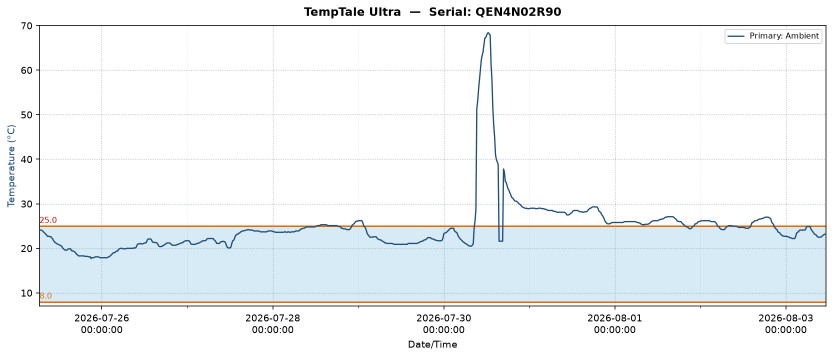
#> input picture artifacts/grafico_QEN4N02R90.png, 1666 x 714 px (shown at 1/2 size)
$ python -i digitize_temperature_v11.py   (imports and definitions only)
#> lines starting #> are read from the running program, lines starting #| are printed output that depends on the picture; after the words box and inside, x2 and y2 are one past the last pixel; in counts of white or black regions, pixels touching at a corner belong together
#!/usr/bin/env python3
"""Digitize TempTale Ultra blue stroke only — ignore dashed grid & cyan fill."""

from __future__ import annotations

import json
import math
import os
from dataclasses import dataclass
from datetime import datetime, timedelta
from pathlib import Path

import cv2
import matplotlib

# [1 line not run here, left out]
import matplotlib.pyplot as plt
import numpy as np
import pymupdf as fitz
from openpyxl import Workbook
from openpyxl.chart import LineChart, Reference
from openpyxl.drawing.image import Image as XLImage
from openpyxl.styles import Alignment, Font
from openpyxl.utils import get_column_letter
from PIL import Image

ROOT = Path("/workspace")
PDF = Path("/home/ubuntu/.cursor/projects/workspace/uploads/REPORT_TEMPERATURE_c12d.pdf")
OUT = Path("/tmp/temp_pages/digitize_v11")
ART = ROOT / "artifacts"
XLSX = ROOT / "Temperature_Ricostruite.xlsx"

DEVICES = [
    dict(
        serial="QEN4N02R90",
        page=1,
        first="2026-07-25 06:30:26",
        stop="2026-08-03 11:25:33",
        n=884,
        interval_min=15,
        low=17.7,
        low_t="2026-07-25 21:00:26",
        high=68.3,
        high_t="2026-07-30 12:15:26",
        mean=24.8,
        sd=6.7,
        y_max_label=70.0,
        y_min_label=7.0,
    ),
    dict(
        serial="QEN4N17F60",
        page=2,
        first="2026-07-25 06:30:19",
        stop="2026-08-03 11:25:25",
        n=884,
        interval_min=15,
        low=17.9,
        low_t="2026-07-25 22:15:19",
        high=68.9,
        high_t="2026-07-30 12:15:19",
        mean=25.1,
        sd=6.7,
        y_max_label=70.0,
        y_min_label=7.0,
    ),
    dict(
        serial="QF34N06P10",
        page=3,
        first="2026-07-25 06:30:14",
        stop="2026-08-03 11:24:56",
        n=884,
        interval_min=15,
        low=17.8,
        low_t="2026-07-25 21:45:14",
        high=69.3,
        high_t="2026-07-30 12:30:14",
        mean=24.9,
        sd=6.5,
        y_max_label=71.0,
        y_min_label=7.0,
    ),
    dict(
        serial="QEN4N17MP0",
        page=4,
        first="2026-07-25 06:31:37",
        stop="2026-08-03 11:25:12",
        n=884,
        interval_min=15,
        low=17.8,
        low_t="2026-07-25 21:01:37",
        high=72.3,
        high_t="2026-07-30 12:31:37",
        mean=24.8,
        sd=6.6,
        y_max_label=73.0,
        y_min_label=7.0,
    ),
    dict(
        serial="QEN4N17PA0",
        page=5,
        first="2026-07-25 06:30:25",
        stop="2026-08-03 11:25:37",
        n=884,
        interval_min=15,
        low=17.9,
        low_t="2026-07-25 21:45:25",
        high=64.6,
        high_t="2026-07-30 12:15:25",
        mean=24.9,
        sd=6.4,
        y_max_label=66.0,
        y_min_label=7.0,
    ),
    dict(
        serial="QF34N02Z70",
        page=6,
        first="2026-07-25 06:30:27",
        stop="2026-08-03 11:25:17",
        n=884,
        interval_min=15,
        low=17.6,
        low_t="2026-07-25 22:15:27",
        high=72.4,
        high_t="2026-07-30 12:15:27",
        mean=25.2,
        sd=7.2,
        y_max_label=73.0,
        y_min_label=7.0,
    ),
]


def parse_dt(s: str) -> datetime:
    return datetime.strptime(s, "%Y-%m-%d %H:%M:%S")


# [80 lines left out: functions render_pages, find_threshold_rows, crop_plot, not called in this run]


def blue_stroke_mask(rgb: np.ndarray) -> np.ndarray:
    """Strict navy stroke: high saturation blue; exclude fill & gray grid."""
    hsv = cv2.cvtColor(rgb, cv2.COLOR_RGB2HSV)
#> hsv: shape (714, 1666, 3); mean H, S, V 22, 9.6, 248
    h, s, v = hsv[:, :, 0], hsv[:, :, 1], hsv[:, :, 2]
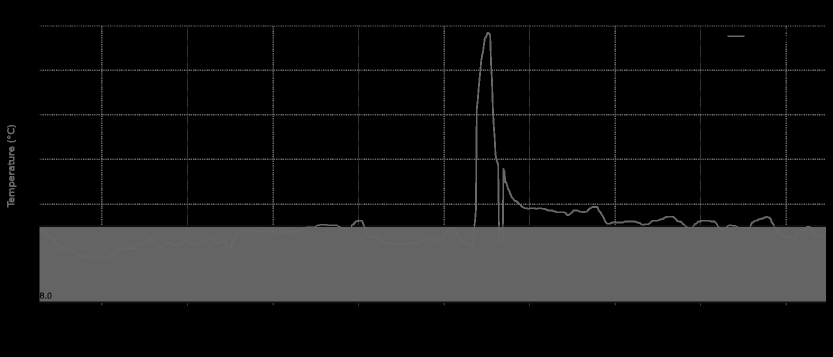
#> h: shape (714, 1666) (shown at 1/2 size); min 0, max 160, mean 22
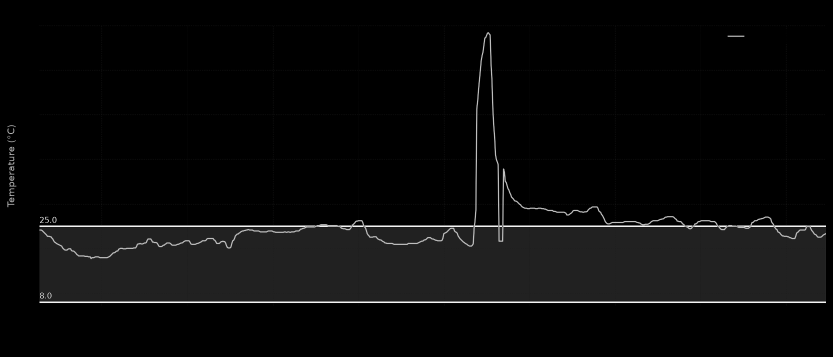
#> s: shape (714, 1666) (shown at 1/2 size); min 0, max 255, mean 9.6
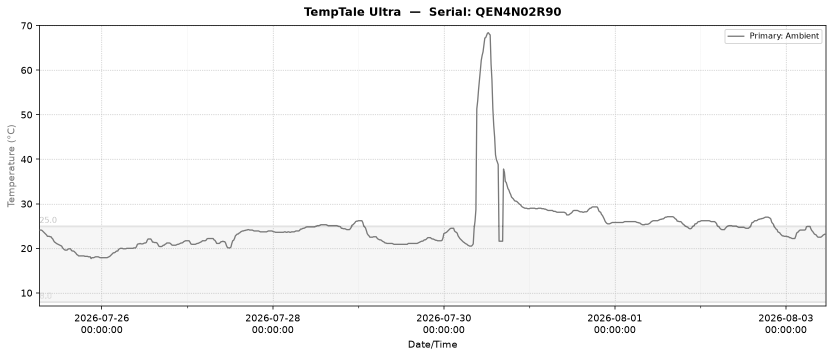
#> v: shape (714, 1666) (shown at 1/2 size); min 0, max 255, mean 248
    r = rgb[:, :, 0].astype(np.int16)
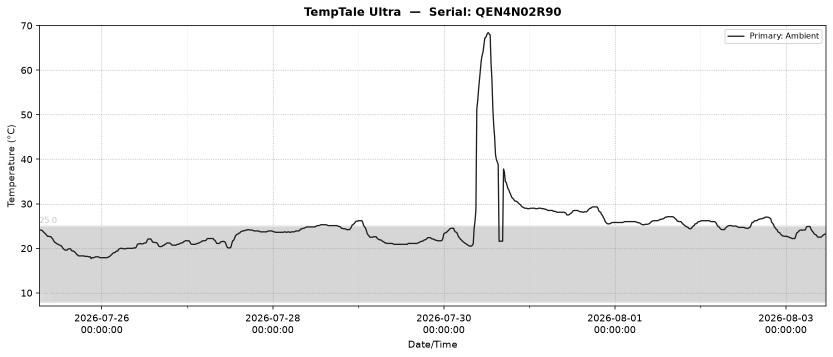
#> r: shape (714, 1666) int16 (shown at 1/2 size); min 0, max 255, mean 241.2
    g = rgb[:, :, 1].astype(np.int16)
    b = rgb[:, :, 2].astype(np.int16)

    # OpenCV H for navy ~100–115
    hue_ok = (h >= 95) & (h <= 125)
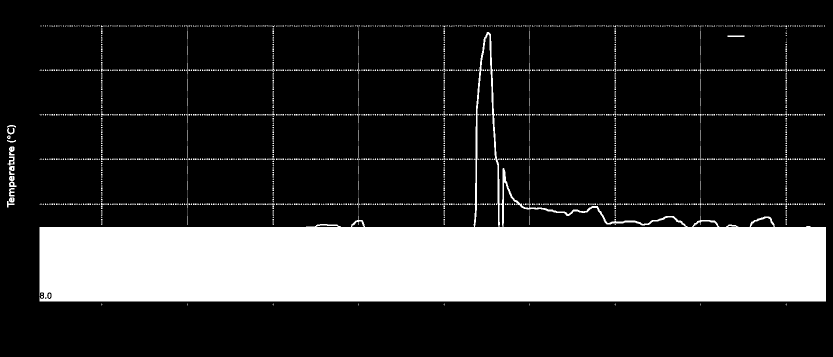
#> hue_ok: shape (714, 1666) bool (shown at 1/2 size); 21.6% white; 2987 white regions (2945 under 20 px), largest, box (x1, y1, x2, y2) and area: (79, 64, 1652, 603) 240064, (18, 293, 29, 311) 140, (15, 313, 29, 331) 132
    sat_ok = s >= 90  # fill ~17, grid ~8, stroke ~196
#> sat_ok: shape (714, 1666) bool; 1.4% white; 25 white regions (3 under 20 px), largest, box (x1, y1, x2, y2) and area: (79, 64, 1652, 518) 11559, (79, 603, 1652, 606) 4719, (1455, 71, 1489, 74) 102
    val_ok = (v >= 60) & (v <= 210)  # exclude pale fill
#> val_ok: shape (714, 1666) bool; 1.6% white in thin lines or dots
    chroma = (b - r) > 40
#> chroma: shape (714, 1666) bool; 0.78% white; 17 white regions (1 under 20 px), largest, box (x1, y1, x2, y2) and area: (79, 64, 1652, 519) 8471, (1455, 71, 1489, 74) 102, (19, 377, 29, 392) 70
    chroma2 = (b - g) > 8
#> chroma2: shape (714, 1666) bool; 20% white; 1104 white regions (1086 under 20 px), largest, box (x1, y1, x2, y2) and area: (79, 64, 1652, 602) 235959, (1455, 71, 1489, 74) 102, (18, 377, 29, 392) 86
    not_light = ~((r > 170) & (g > 190) & (b > 200))
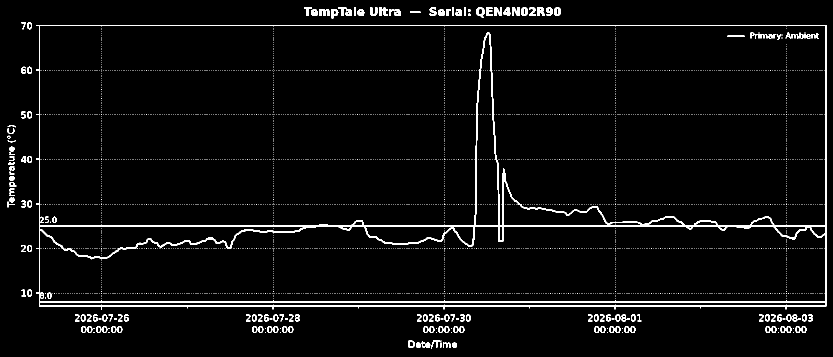
#> not_light: shape (714, 1666) bool (shown at 1/2 size); 3.6% white; 3477 white regions (3322 under 20 px), largest, box (x1, y1, x2, y2) and area: (72, 50, 1653, 619) 26543, (952, 14, 970, 35) 201, (989, 14, 1004, 32) 198
    # exclude near-gray anti-alias of dashed grid
    mx = np.maximum(np.maximum(r, g), b)
    mn = np.minimum(np.minimum(r, g), b)
    not_gray = (mx - mn) > 35
#> not_gray: shape (714, 1666) bool; 1.6% white; 25 white regions (3 under 20 px), largest, box (x1, y1, x2, y2) and area: (79, 64, 1652, 519) 13357, (79, 603, 1652, 606) 4719, (1455, 71, 1489, 74) 102

    mask = (hue_ok & sat_ok & val_ok & chroma & chroma2 & not_light & not_gray).astype(np.uint8) * 255
#> mask: shape (714, 1666); 0.65% white in thin lines or dots, all inside (x1, y1, x2, y2) = (15, 64, 1652, 518)

    # Remove thin vertical/horizontal dashed remnants via opening with small ellipse
    kernel = cv2.getStructuringElement(cv2.MORPH_ELLIPSE, (3, 3))
    mask = cv2.morphologyEx(mask, cv2.MORPH_OPEN, kernel, iterations=1)
#> mask: shape (714, 1666); 0.46% white in thin lines or dots, all inside (x1, y1, x2, y2) = (15, 64, 1651, 518)
    # Bridge small gaps along the stroke (horizontal preference)
    kernel_h = cv2.getStructuringElement(cv2.MORPH_RECT, (5, 2))
    mask = cv2.morphologyEx(mask, cv2.MORPH_CLOSE, kernel_h, iterations=1)
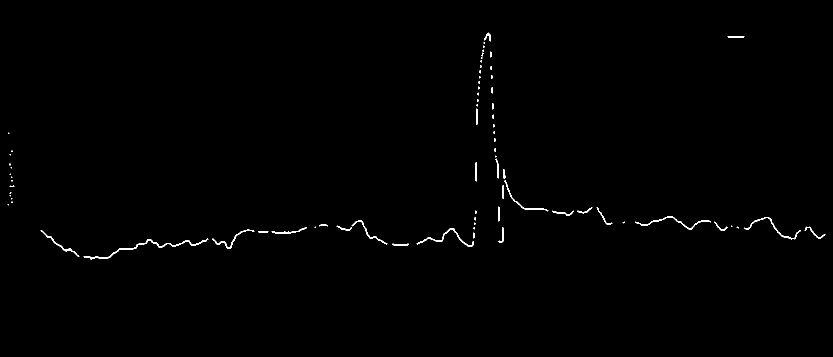
#> mask: shape (714, 1666) (shown at 1/2 size); 0.48% white in thin lines or dots, all inside (x1, y1, x2, y2) = (15, 65, 1651, 519)

    # Drop dashed-grid fragments: short flat horizontal dashes (h small, aspect wide)
    nlab, labels, stats, _ = cv2.connectedComponentsWithStats(mask, connectivity=8)
#> labels: shape (714, 1666) int32; 76 distinct labels, from 0 to 75
#> nlab = 76; stats = 76 rows, first 6: [0, 0, 1666, 714, 1183791], [968, 65, 14, 18, 99], [1455, 72, 34, 3, 98], [967, 84, 3, 4, 8], [966, 91, 3, 5, 11], [965, 99, 3, 5, 11]
    cleaned = np.zeros_like(mask)
    for i in range(1, nlab):
        x, y, w, h, area = stats[i]
        if area < 6:
            continue
        # classic dashed-grid remnant: wide & very flat
        if h <= 2 and w >= 6 and area < 40:
            continue
        if h <= 3 and w >= 12 and w > 4 * max(h, 1):
            continue
        # accept stroke fragments
        if w >= 2 or h >= 3 or area >= 15:
            cleaned[labels == i] = 255
#> this loop made 75 passes
#> (x, y, w, h, area) on passes 1, 2, 6, 11, 13, 17, 20, 22, 23, 27, 28, 32: (968, 65, 14, 18, 99), (1455, 72, 34, 3, 98), (980, 103, 3, 12, 32), (981, 132, 3, 8, 20), (982, 150, 3, 8, 20), (983, 174, 3, 13, 35), (984, 206, 3, 13, 35), (952, 217, 3, 33, 95), (985, 229, 3, 9, 23), (988, 276, 3, 8, 20), (989, 296, 3, 8, 20), (991, 317, 7, 40, 110)
#> cleaned: shape (714, 1666); 0.47% white in thin lines or dots, all inside (x1, y1, x2, y2) = (18, 65, 1651, 519)
    return cleaned


# [94 lines left out: function track_centerline, not called in this run]


def y_to_temp(y: np.ndarray, meta: dict) -> np.ndarray:
    y25, y8 = meta["y25"], meta["y8"]
    return 8.0 + (y8 - y) * (25.0 - 8.0) / (y8 - y25)


# [99 lines left out: functions calibrate_affine, align_peak_time, soft_despike, make_overlay, make_chart_png, not called in this run]


@dataclass
class Result:
    serial: str
    times: np.ndarray
    temps: np.ndarray
    crop_path: Path
    mask_path: Path
    match_path: Path
    chart_path: Path
    meta: dict
    stats: dict


# [212 lines left out: functions digitize_device, build_excel, main, not called in this run]


# [2 lines not run here, left out]

>>> import cv2
>>> picture = cv2.cvtColor(cv2.imread('../artifacts/grafico_QEN4N02R90.png'), cv2.COLOR_BGR2RGB)
>>> result = blue_stroke_mask(picture)

$ run again, on artifacts/grafico_QF34N02Z70.png
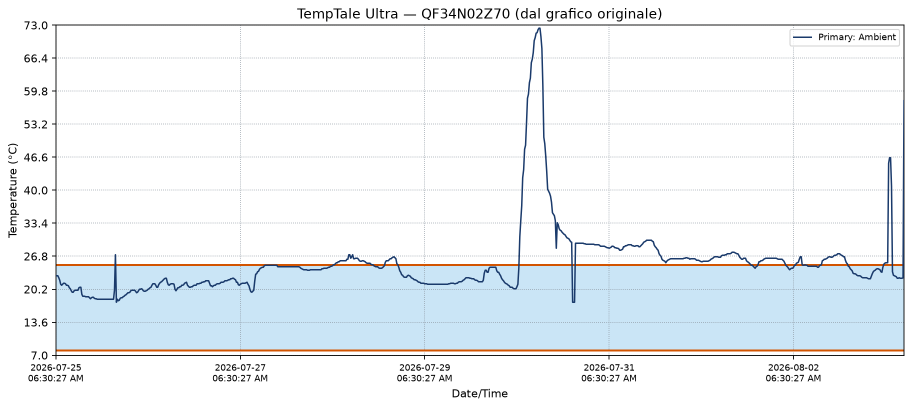
#> input picture artifacts/grafico_QF34N02Z70.png, 1824 x 816 px (shown at 1/2 size)
#> hsv: shape (816, 1824, 3); mean H, S, V 21.6, 12.6, 247.3
#> in blue_stroke_mask, `hue_ok = (h >= 95) & (h <= 125)`:
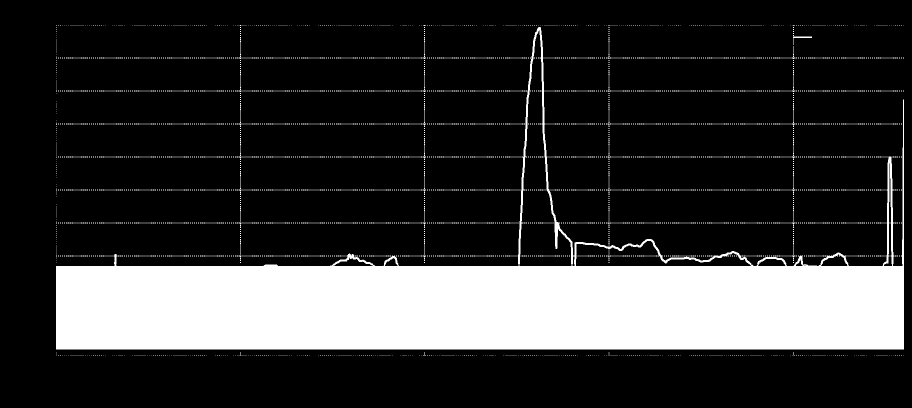
#> hue_ok: shape (816, 1824) bool (shown at 1/2 size); 20.9% white; 4053 white regions (4051 under 20 px), largest, box (x1, y1, x2, y2) and area: (112, 54, 1808, 699) 293850, (1586, 73, 1624, 77) 116
#> sat_ok: shape (816, 1824) bool; 1.7% white; 3 white regions, box (x1, y1, x2, y2) and area: (112, 55, 1808, 606) 18542, (112, 699, 1808, 703) 6784, (1586, 73, 1624, 76) 114
#> val_ok: shape (816, 1824) bool; 2.3% white in thin lines or dots
#> chroma: shape (816, 1824) bool; 19.3% white; 2 white regions, box (x1, y1, x2, y2) and area: (112, 55, 1808, 699) 286731, (1586, 73, 1624, 76) 114
#> chroma2: shape (816, 1824) bool; 19.6% white; 9 white regions (7 under 20 px), largest, box (x1, y1, x2, y2) and area: (112, 55, 1808, 699) 292270, (1586, 73, 1624, 76) 114
#> not_light: shape (816, 1824) bool; 4.2% white; 4410 white regions (4216 under 20 px), largest, box (x1, y1, x2, y2) and area: (104, 49, 1809, 719) 36911, (916, 17, 931, 37) 173, (844, 17, 862, 40) 166
#> not_gray: shape (816, 1824) bool; 20.2% white; 2 white regions, box (x1, y1, x2, y2) and area: (112, 55, 1808, 703) 301145, (1586, 73, 1624, 76) 114
#> in blue_stroke_mask, `mask = cv2.morphologyEx(mask, cv2.MORPH_CLOSE, kernel_h, iterations=1)`:
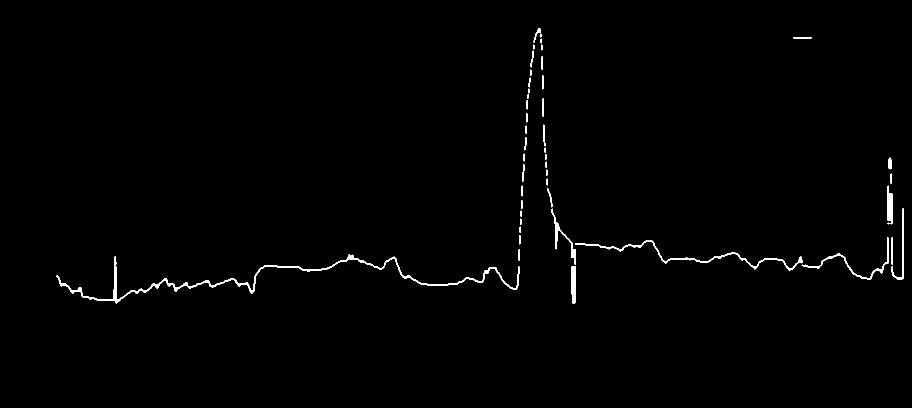
#> mask: shape (816, 1824) (shown at 1/2 size); 0.8% white; 44 white regions, largest, box (x1, y1, x2, y2) and area: (112, 509, 1039, 607) 4541, (1150, 480, 1605, 542) 1695, (1603, 474, 1777, 560) 876
#> labels: shape (816, 1824) int32; 45 distinct labels, from 0 to 44
#> nlab = 45; stats = 45 rows, first 6: [0, 0, 1824, 816, 1476484], [1067, 56, 15, 30, 124], [1080, 67, 3, 8, 20], [1586, 74, 38, 3, 110], [1081, 77, 3, 10, 26], [1066, 89, 3, 10, 26]
#> the loop in blue_stroke_mask, `for i in range(1, nlab):` made 44 passes
#> (x, y, w, h, area) on passes 1 to 8: (1067, 56, 15, 30, 124), (1080, 67, 3, 8, 20), (1586, 74, 38, 3, 110), (1081, 77, 3, 10, 26), (1066, 89, 3, 10, 26), (1082, 89, 3, 12, 32), (1061, 101, 7, 34, 92), (1083, 112, 3, 28, 80)

$ run again, on artifacts/grafico_QF34N06P10.png
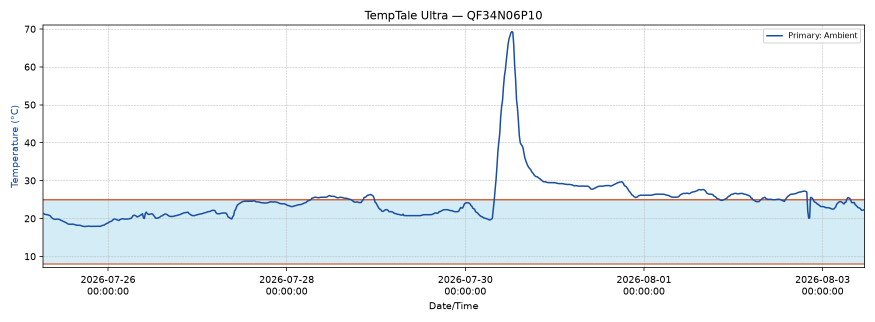
#> input picture artifacts/grafico_QF34N06P10.png, 1750 x 644 px (shown at 1/2 size)
#> hsv: shape (644, 1750, 3); mean H, S, V 18.6, 9.3, 248.3
#> in blue_stroke_mask, `hue_ok = (h >= 95) & (h <= 125)`:
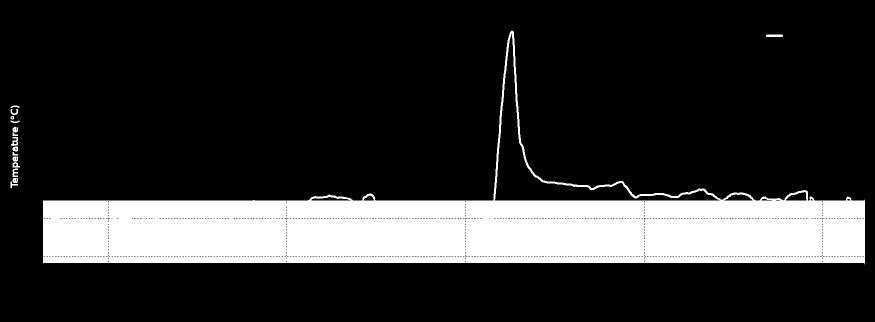
#> hue_ok: shape (644, 1750) bool (shown at 1/2 size); 18.7% white; 16 white regions, largest, box (x1, y1, x2, y2) and area: (86, 61, 1730, 529) 209118, (1532, 69, 1566, 74) 166, (22, 274, 36, 292) 142
#> sat_ok: shape (644, 1750) bool; 1.5% white; 18 white regions (1 under 20 px), largest, box (x1, y1, x2, y2) and area: (86, 62, 1729, 455) 12506, (86, 527, 1729, 529) 3286, (1532, 70, 1566, 73) 98
#> val_ok: shape (644, 1750) bool; 2.1% white in thin lines or dots
#> chroma: shape (644, 1750) bool; 0.9% white; 17 white regions, largest, box (x1, y1, x2, y2) and area: (86, 62, 1729, 455) 9238, (1532, 70, 1566, 73) 102, (26, 338, 36, 353) 79
#> chroma2: shape (644, 1750) bool; 18.5% white; 16 white regions, largest, box (x1, y1, x2, y2) and area: (86, 61, 1729, 526) 207246, (22, 274, 36, 292) 128, (1532, 70, 1566, 73) 102
#> not_light: shape (644, 1750) bool; 4% white in thin lines or dots
#> not_gray: shape (644, 1750) bool; 1.6% white; 20 white regions (1 under 20 px), largest, box (x1, y1, x2, y2) and area: (86, 62, 1729, 455) 14286, (86, 527, 1729, 529) 3286, (1532, 70, 1566, 73) 102
#> in blue_stroke_mask, `mask = cv2.morphologyEx(mask, cv2.MORPH_CLOSE, kernel_h, iterations=1)`:
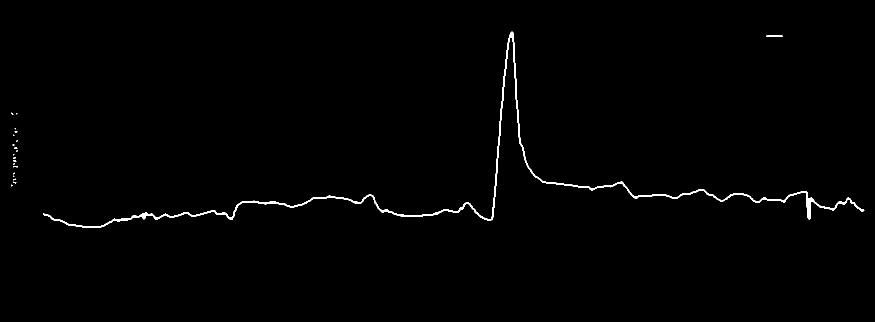
#> mask: shape (644, 1750) (shown at 1/2 size); 0.74% white; 21 white regions (19 under 20 px), largest, box (x1, y1, x2, y2) and area: (86, 63, 1729, 456) 8103, (1532, 71, 1566, 74) 98
#> labels: shape (644, 1750) int32; 22 distinct labels, from 0 to 21
#> nlab = 22; stats = 22 rows, first 6: [0, 0, 1750, 644, 1118610], [86, 63, 1643, 393, 8103], [1532, 71, 34, 3, 98], [22, 225, 5, 5, 11], [32, 226, 3, 3, 5], [29, 256, 3, 3, 5]
#> the loop in blue_stroke_mask, `for i in range(1, nlab):` made 21 passes
